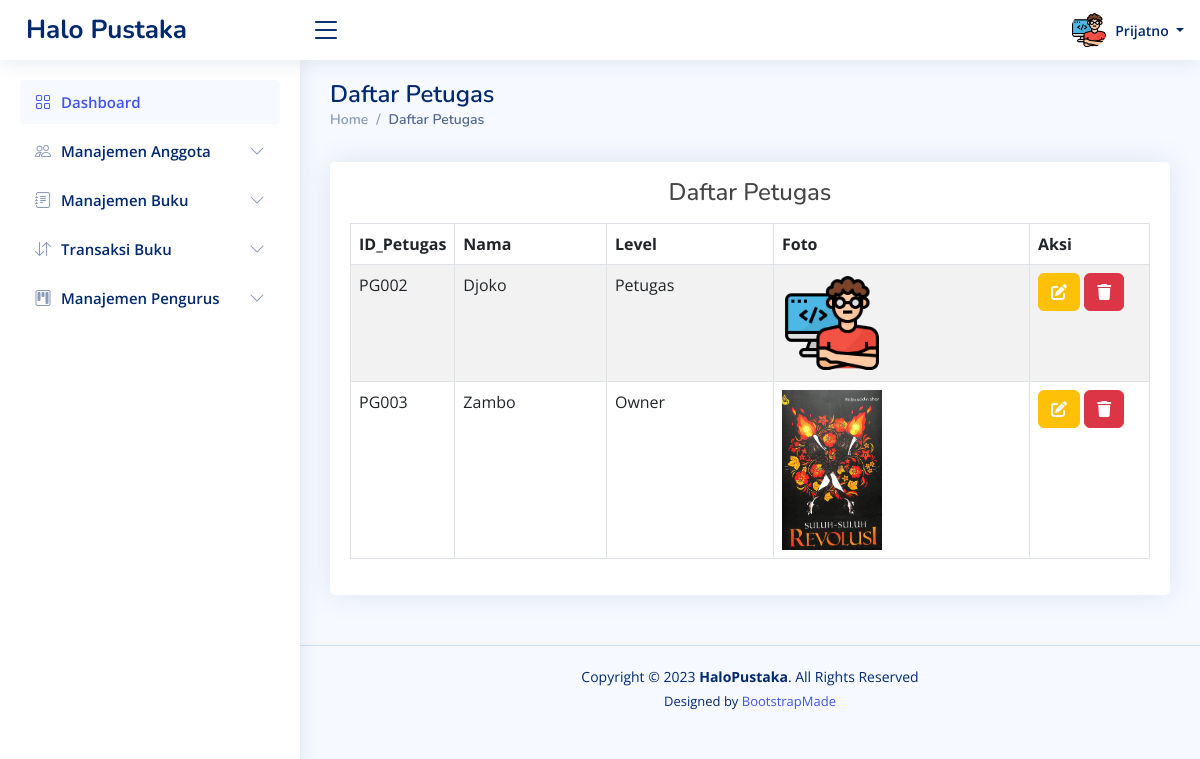
Page /dashboard.php?page=viewpetugas (signed in) on the committed database.
### tables this page shows
CREATE TABLE `pengurus` (
  `id_pengurus` char(5) NOT NULL,
  `nama` varchar(100) NOT NULL,
  `password` varchar(100) NOT NULL,
  `level` varchar(20) NOT NULL,
  `pic` varchar(50) NOT NULL DEFAULT 'pengurus/admin.png'
);

### _viewpetugas.php (the view, shortened to what this page needs)
<div class="container">
    <div class="card mt-3">
        <div class="card-body">
            <h4 class="text-center mt-3 mb-3">Daftar Petugas</h4>
            <table id="table6" class="table table-striped table-bordered">
                <thead>
                    <tr>
                        <th style="width: 0;">ID_Petugas</th>
                        <th>Nama</th>
                        <th>Level</th>
                        <th>Foto</th>
                        <th style="width: 120px;">Aksi</th>
                    </tr>
                </thead>
                <tbody>
                    <?php
                    $id = $_SESSION['username'];
                    $hasil = mysqli_query($koneksi, "SELECT * FROM pengurus WHERE id_pengurus!='$id'");
                    while ($data = mysqli_fetch_array($hasil)) {
                        ?>
                        <tr>
                            <td>
                                <?php echo $data["id_pengurus"] ?>
                            </td>
                            <td class="text-capitalize">
                                <?php echo $data["nama"] ?>
                            </td>
                            <td class="text-capitalize">
                                <?php echo $data["level"] ?>
                            </td>
                            <td><img src="assets/img/<?php echo $data["pic"] ?>" alt="<?php echo $data["nama"] ?>"
                                    width="100px"></td>
                            <td><a href="?page=editpetugas&id=<?php echo $data['id_pengurus'] ?>"
                                    class="btn btn-warning text-light" id="btnedit"><i class="fas fa-pen-to-square"></i></a>
                                <a href="?page=viewpetugas&id=<?php echo $data['id_pengurus'] ?>"
                                    class="btn btn-danger confirmAlert" id="btnhapus"><i class="fas fa-trash"></i></a>
                            </td>
                        </tr>
                        <?php
                    }
                    ?>
                </tbody>
            </table>
        </div>
    </div>
</div>

### dashboard.php (shortened to what this page needs)
<?php
include "template/head.php";
include "koneksi.php";
?>
<header id="header" class="header fixed-top d-flex align-items-center">
    <div class="d-flex align-items-center justify-content-between">
        <a href="dashboard.php" class="logo d-flex align-items-center">
            <span class="d-none d-lg-block">Halo Pustaka</span>
        </a>
        <i class="bi bi-list toggle-sidebar-btn"></i>
    </div>
    <nav class="header-nav ms-auto">
        <ul class="d-flex align-items-center">
            <li class="nav-item dropdown pe-3">
                <?php
                $sql = mysqli_query($koneksi, "SELECT pic FROM " . $_SESSION['role'] . " WHERE id_pengurus = '" . $_SESSION['username'] . "'");
                $data = mysqli_fetch_array($sql);
                ?>
                <a class="nav-link nav-profile d-flex align-items-center pe-0" href="#" data-bs-toggle="dropdown">
                    <img src="assets/img/<?php echo $data['pic'] ?>" alt="Profile" class="rounded-circle">
                    <span class="d-none d-md-block dropdown-toggle ps-2">
                        <?php echo $_SESSION['nama'] ?>
                    </span>
                </a>
            </li>
        </ul>
    </nav>
</header>
<aside id="sidebar" class="sidebar">
    <ul class="sidebar-nav" id="sidebar-nav">
        <li class="nav-item">
            <a class="nav-link " href="dashboard.php">
                <i class="bi bi-grid"></i>
                <span>Dashboard</span>
            </a>
        </li>
        <li class="nav-item">
            <a class="nav-link collapsed" data-bs-target="#components-nav" data-bs-toggle="collapse" href="#">
                <i class="bi bi-people"></i><span>Manajemen Anggota</span><i class="bi bi-chevron-down ms-auto"></i>
            </a>
        </li>
        <li class="nav-item">
            <a class="nav-link collapsed" data-bs-target="#forms-nav" data-bs-toggle="collapse" href="#">
                <i class="bi bi-journal-text"></i><span>Manajemen Buku</span><i class="bi bi-chevron-down ms-auto"></i>
            </a>
        </li>
        <li class="nav-item">
            <a class="nav-link collapsed" data-bs-target="#tables-nav" data-bs-toggle="collapse" href="#">
                <i class="bi bi-arrow-down-up"></i><span>Transaksi Buku</span><i class="bi bi-chevron-down ms-auto"></i>
            </a>
        </li>
        <?php
        if ($_SESSION['level'] == 'owner') { ?>
            <li class="nav-item">
                <a class="nav-link collapsed" data-bs-target="#charts-nav" data-bs-toggle="collapse" href="#">
                    <i class="bi bi-kanban"></i><span>Manajemen Pengurus</span><i class="bi bi-chevron-down ms-auto"></i>
                </a>
            </li>
        <?php } ?>
    </ul>
</aside>
<main id="main" class="main">
    <?php
    if (isset($_GET['page'])) {
        $act = $_GET['page'];
    }
    switch ($act) {
        case "viewpetugas":
            $halaman = "_viewpetugas.php";
            $judul = "Daftar Petugas";
            break;
    }
    ?>
    <div class="pagetitle">
        <h1>
            <?php echo $judul; ?>
        </h1>
        <nav>
            <ol class="breadcrumb">
                <li class="breadcrumb-item"><a href="dashboard.php">Home</a></li>
                <li class="breadcrumb-item active">
                    <?php echo $judul; ?>
                </li>
            </ol>
        </nav>
    </div>
    <section class="section dashboard">
        <div class="row">
            <?php
            include $halaman;
            ?>
        </div>
    </section>
</main>
<footer id="footer" class="footer">
    <div class="copyright">
        Copyright &copy; 2023 <strong><span>HaloPustaka</span></strong>. All Rights Reserved
    </div>
    <div class="credits">
        Designed by <a href="https://bootstrapmade.com/">BootstrapMade</a>
    </div>
</footer>
<?php
include "template/foot.php";
?>

### assets/css/admin.css (style rules this page uses)
:root { scroll-behavior: smooth; }
body { font-family: "Open Sans", sans-serif; background: #f6f9ff; color: #444444; }
a { color: #4154f1; text-decoration: none; }
h1, h2, h3, h4, h5, h6 { font-family: "Nunito", sans-serif; }
#main { margin-top: 60px; padding: 20px 30px; transition: all 0.3s; }
.pagetitle { margin-bottom: 10px; }
.pagetitle h1 { font-size: 24px; margin-bottom: 0; font-weight: 600; color: #012970; }
.card { margin-bottom: 30px; border: none; border-radius: 5px; box-shadow: 0px 0 30px rgba(1, 41, 112, 0.1); }
.card-body { padding: 0 20px 20px 20px; }
.breadcrumb { font-size: 14px; font-family: "Nunito", sans-serif; color: #899bbd; font-weight: 600; }
.breadcrumb a { color: #899bbd; transition: 0.3s; }
.breadcrumb .breadcrumb-item::before { color: #899bbd; }
.breadcrumb .active { color: #51678f; font-weight: 600; }
.logo { line-height: 1; }
@media (min-width: 1200px) { .logo { width: 280px; } }
.logo span { font-size: 26px; font-weight: 700; color: #012970; font-family: "Nunito", sans-serif; }
.header { transition: all 0.5s; z-index: 997; height: 60px; box-shadow: 0px 2px 20px rgba(1, 41, 112, 0.1); background-color: #fff; padding-left: 20px; }
.header .toggle-sidebar-btn { font-size: 32px; padding-left: 10px; cursor: pointer; color: #012970; }
.header-nav ul { list-style: none; }
.header-nav>ul { margin: 0; padding: 0; }
.header-nav .nav-profile { color: #012970; }
.header-nav .nav-profile img { max-height: 36px; }
.header-nav .nav-profile span { font-size: 14px; font-weight: 600; }
.sidebar { position: fixed; top: 60px; left: 0; bottom: 0; width: 300px; z-index: 996; transition: all 0.3s; padding: 20px; overflow-y: auto; scrollbar-width: thin; scrollbar-color: #aab7cf transparent; box-shadow: 0px 0px 20px rgba(1, 41, 112, 0.1); background-color: #fff; }
@media (min-width: 1200px) { #main, #footer { margin-left: 300px; } }
.sidebar-nav { padding: 0; margin: 0; list-style: none; }
.sidebar-nav li { padding: 0; margin: 0; list-style: none; }
.sidebar-nav .nav-item { margin-bottom: 5px; }
.sidebar-nav .nav-link { display: flex; align-items: center; font-size: 15px; font-weight: 600; color: #4154f1; transition: 0.3; background: #f6f9ff; padding: 10px 15px; border-radius: 4px; }
.sidebar-nav .nav-link i { font-size: 16px; margin-right: 10px; color: #4154f1; }
.sidebar-nav .nav-link.collapsed { color: #012970; background: #fff; }
.sidebar-nav .nav-link.collapsed i { color: #899bbd; }
.sidebar-nav .nav-link .bi-chevron-down { margin-right: 0; transition: transform 0.2s ease-in-out; }
.footer { padding: 20px 0; font-size: 14px; transition: all 0.3s; border-top: 1px solid #cddfff; }
.footer .copyright { text-align: center; color: #012970; }
.footer .credits { padding-top: 5px; text-align: center; font-size: 13px; color: #012970; }

### rows in the picture
pengurus: pic (picture)
pengurus: id_pengurus "PG002", nama "Djoko", level "Petugas", pic (picture)
pengurus: id_pengurus "PG003", nama "Zambo", level "Owner", pic (picture)

### other values in the picture
$_SESSION['nama'] "Prijatno"
$judul "Daftar Petugas"
